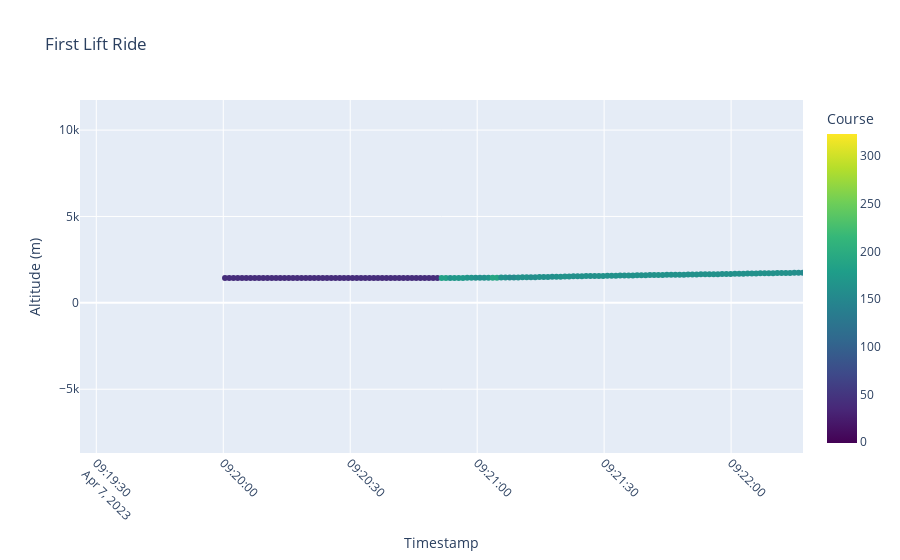

The cell this chart's notebook holds for it:
### Code cell
import plotly.express as px

# Define limits for x-axis
left_margin = datetime(year=2023, month=4, day=7, hour=9, minute=20)
right_margin = datetime(year=2023, month=4, day=7, hour=9, minute=26)

# Filter data based on x-axis limits
df_filtered = df[(df['Timestamp'] >= start_time) & (df['Timestamp'] <= end_time)]

# Create a scatter plot using Plotly Express
fig = px.scatter(df_filtered, x='Timestamp', y='Alt(m)',
                 color='Course', color_continuous_scale='Viridis',
                 title='First Lift Ride')

# Set the range for the x-axis
fig.update_xaxes(range=[left_margin, right_margin], tickangle=45)

# Set axis labels
fig.update_xaxes(title_text='Timestamp')
fig.update_yaxes(title_text='Altitude (m)')

fig.show()

### Figure 1 — Plotly figure (JSON) as saved in the notebook; plotly's stock layout.template omitted (floating-point values rounded to 4 significant figures; data arrays with more than 128 entries replaced by an {"elided": "..."} marker saying what was removed)
{"data": [{"hovertemplate": "Timestamp=%{x}<br>Alt(m)=%{y}<br>Course=%{marker.color}<extra></extra>", "legendgroup": "", "marker": {"color": {"elided": "359 float values"}, "coloraxis": "coloraxis", "symbol": "circle"}, "mode": "markers", "name": "", "orientation": "v", "showlegend": false, "type": "scatter", "x": {"elided": "359 str values"}, "xaxis": "x", "y": {"elided": "359 float values"}, "yaxis": "y"}], "layout": {"autosize": true, "coloraxis": {"colorbar": {"title": {"text": "Course"}}, "colorscale": [[0, "#440154"], [0.1111, "#482878"], [0.2222, "#3e4989"], [0.3333, "#31688e"], [0.4444, "#26828e"], [0.5556, "#1f9e89"], [0.6667, "#35b779"], [0.7778, "#6ece58"], [0.8889, "#b5de2b"], [1, "#fde725"]]}, "legend": {"tracegroupgap": 0}, "title": {"text": "First Lift Ride"}, "xaxis": {"anchor": "y", "autorange": false, "domain": [0, 1], "range": ["2023-04-07 09:19:26.1507", "2023-04-07 09:22:16.9891"], "tickangle": 45, "title": {"text": "Timestamp"}, "type": "date"}, "yaxis": {"anchor": "x", "autorange": false, "domain": [0, 1], "range": [-8693.0, 11740.0], "title": {"text": "Altitude (m)"}, "type": "linear"}}}
